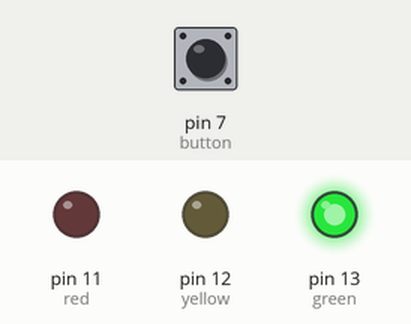
This sketch was run on a simulated Arduino Uno, built with avr-gcc and run on an emulated ATmega328P. Parts: output pins drawn as LEDs (lit = HIGH). The test bench sets the inputs (shaded band); at power-on: pin 7 (button) HIGH.

Above: at 1.5 s.
At 3.5 s:
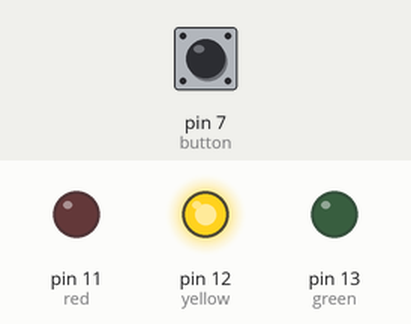
At 6.0 s:
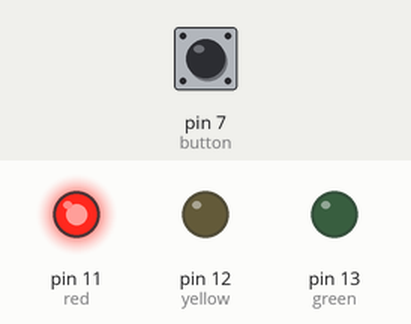
Timing chart, 0 to 10.4 s (numbered marks = the images above):
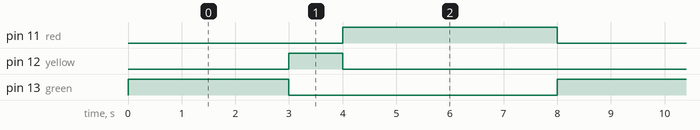

The sketch:

Traffic_Light_with_Button.ino
```cpp
int green = 13 ;
int yellow = 12 ;
int red = 11 ;
int button = 7 ;
void setup() {
  pinMode(green, OUTPUT);
  pinMode(yellow, OUTPUT);
  pinMode(red, OUTPUT);
  pinMode(button, INPUT);

}

void loop() {
  while(digitalRead(button) == LOW){
    digitalWrite(red,HIGH);
  }

  for(int i = 13; i>=11; i--){
    digitalWrite(i,HIGH);
    if(i==13){
      digitalWrite(red,LOW);
      delay(3000);
    }
    else if(i==12){
      digitalWrite(red,LOW);
      delay(1000);
    }
    else{
      delay(4000);
    }
    digitalWrite(i,LOW);
  }


}
```

Measured:
- by itself, pin 11 (red): alternates HIGH for 4.0 s and LOW for 4.0 s
- by itself, pin 12 (yellow): alternates HIGH for 1.0 s and LOW for 7.0 s
- by itself, pin 13 (green): alternates HIGH for 3.0 s and LOW for 5.0 s
